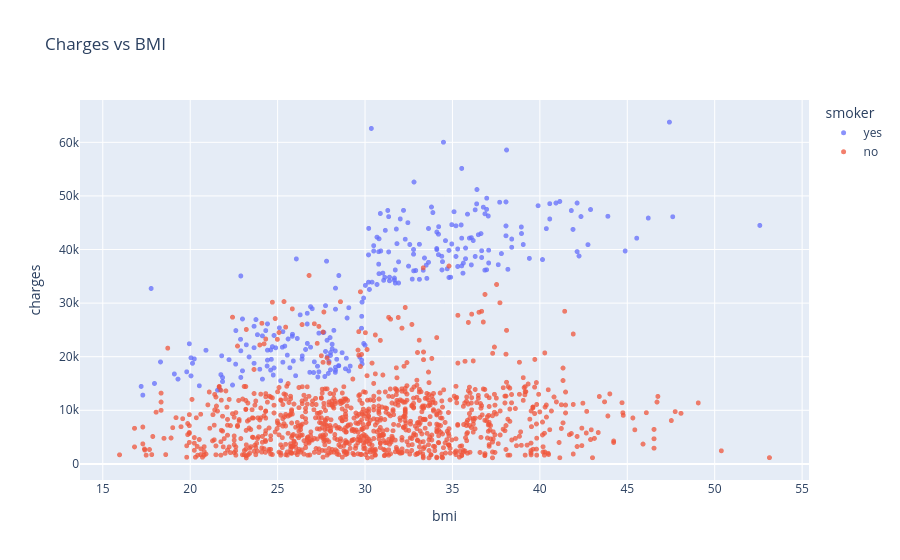

Here is the notebook cell this chart was saved with:
### Code cell
fig = px.scatter(insurance_df, 
                   x = 'bmi', 
                   y = 'charges', 
                   color = 'smoker', 
                   opacity = 0.75, 
                   hover_data = ['sex'], 
                   title = 'Charges vs BMI')
fig.update_traces(marker_size = 5)
fig.show()

### Figure 1 — Plotly figure (JSON) as saved in the notebook; plotly's stock layout.template omitted (floating-point values rounded to 4 significant figures; data arrays with more than 128 entries replaced by an {"elided": "..."} marker saying what was removed)
{"data": [{"customdata": {"elided": "274x1 str values"}, "hovertemplate": "smoker=yes<br>bmi=%{x}<br>charges=%{y}<br>sex=%{customdata[0]}<extra></extra>", "legendgroup": "yes", "marker": {"color": "#636efa", "opacity": 0.75, "size": 5, "symbol": "circle"}, "mode": "markers", "name": "yes", "showlegend": true, "type": "scattergl", "x": {"elided": "274 float values"}, "xaxis": "x", "y": {"elided": "274 float values"}, "yaxis": "y"}, {"customdata": {"elided": "1064x1 str values"}, "hovertemplate": "smoker=no<br>bmi=%{x}<br>charges=%{y}<br>sex=%{customdata[0]}<extra></extra>", "legendgroup": "no", "marker": {"color": "#EF553B", "opacity": 0.75, "size": 5, "symbol": "circle"}, "mode": "markers", "name": "no", "showlegend": true, "type": "scattergl", "x": {"elided": "1064 float values"}, "xaxis": "x", "y": {"elided": "1064 float values"}, "yaxis": "y"}], "layout": {"legend": {"title": {"text": "smoker"}, "tracegroupgap": 0}, "title": {"text": "Charges vs BMI"}, "xaxis": {"anchor": "y", "domain": [0, 1], "title": {"text": "bmi"}}, "yaxis": {"anchor": "x", "domain": [0, 1], "title": {"text": "charges"}}}}
